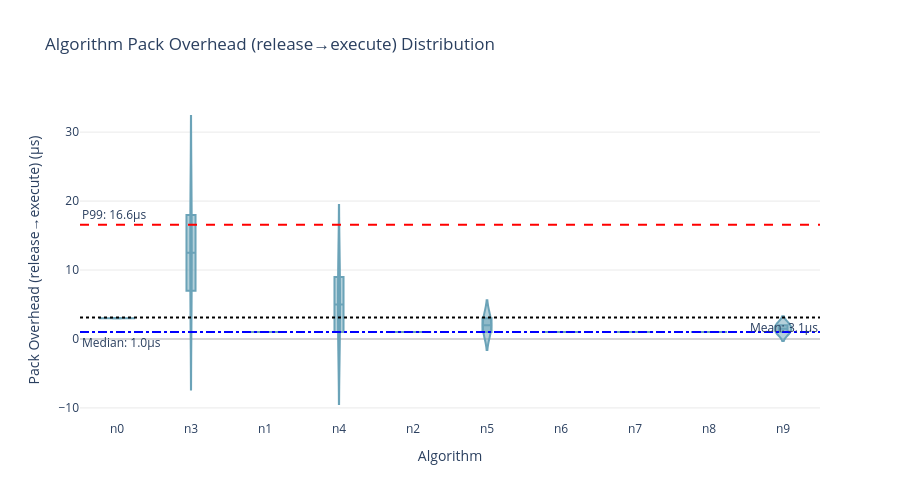

The code cell stored with this chart in its notebook:
### Code cell
# Cell 2: Pack Overhead Distribution by Algorithm
def draw_algo_pack_violin(df, p99_cut=False):
    """
    Draw algorithm-level Pack Overhead distribution
    Pack: release → execute
    """
    metric = 'pack'
    metric_name = 'Pack Overhead (release→execute)'

    df_plot = df.copy()

    negative_mask = df_plot[metric] < 0
    if negative_mask.any():
        num_negative = negative_mask.sum()
        negative_samples = df_plot[negative_mask][metric].tolist()
        print(f"ERROR: Found {num_negative} negative value(s) in {metric}:")
        print(f"Negative values: {negative_samples[:10]}{'...' if num_negative > 10 else ''}")
        raise ValueError(f"Negative values detected in {metric}. Please check data quality.")

    if p99_cut:
        p99_threshold = df_plot[metric].quantile(0.99)
        df_plot = df_plot[df_plot[metric] <= p99_threshold]
        suffix = " (P99 Truncated)"
    else:
        suffix = ""

    fig = px.violin(
        df_plot,
        x='algo',
        y=metric,
        box=True,
        points="outliers",
        title=f"Algorithm {metric_name} Distribution{suffix}",
        color_discrete_sequence=[PLA['pack']],  # 直接取单个颜色，注意是列表
        labels={'algo': 'Algorithm', metric: f'{metric_name} (µs)'}
    )

    mean_val = df_plot[metric].mean()
    median_val = df_plot[metric].median()
    p99_val = df_plot[metric].quantile(0.99)

    fig.add_hline(y=mean_val, line_dash="dot", line_color="black",
                  annotation_text=f"Mean: {mean_val:.1f}µs", annotation_position="bottom right")
    fig.add_hline(y=p99_val, line_dash="dash", line_color="red",
                  annotation_text=f"P99: {p99_val:.1f}µs", annotation_position="top left")
    fig.add_hline(y=median_val, line_dash="dashdot", line_color="blue",
                  annotation_text=f"Median: {median_val:.1f}µs", annotation_position="bottom left")

    fig.update_layout(plot_bgcolor='white', height=500, width=900)
    fig.update_yaxes(gridcolor='lightgray', gridwidth=0.5, zeroline=True, zerolinecolor='lightgray', range=[0, None])
    fig.show()

    print(f"\nPack Overhead - Mean: {mean_val:.1f}µs, P99: {p99_val:.1f}µs, Samples: {len(df_plot)}")

draw_algo_pack_violin(analysis_df, p99_cut=False)

### Figure 1 — Plotly figure (JSON) as saved in the notebook; plotly's stock layout.template omitted (floating-point values rounded to 4 significant figures)
{"data": [{"alignmentgroup": "True", "box": {"visible": true}, "hovertemplate": "Algorithm=%{x}<br>Pack Overhead (release→execute) (µs)=%{y}<extra></extra>", "legendgroup": "", "marker": {"color": "#6BA3B8"}, "name": "", "offsetgroup": "", "orientation": "v", "points": "outliers", "scalegroup": "True", "showlegend": false, "x": ["n0", "n3", "n1", "n4", "n2", "n5", "n6", "n7", "n8", "n9", "n3", "n4", "n5", "n6", "n7", "n8", "n9"], "x0": " ", "xaxis": "x", "y": [3, 7, 1, 1, 1, 3, 1, 1, 1, 2, 18, 9, 1, 1, 1, 1, 1], "y0": " ", "yaxis": "y", "type": "violin"}], "layout": {"xaxis": {"anchor": "y", "domain": [0.0, 1.0], "title": {"text": "Algorithm"}}, "yaxis": {"anchor": "x", "domain": [0.0, 1.0], "title": {"text": "Pack Overhead (release→execute) (µs)"}, "gridcolor": "lightgray", "gridwidth": 0.5, "zeroline": true, "zerolinecolor": "lightgray", "range": [0, null]}, "legend": {"tracegroupgap": 0}, "title": {"text": "Algorithm Pack Overhead (release→execute) Distribution"}, "violinmode": "group", "shapes": [{"line": {"color": "black", "dash": "dot"}, "type": "line", "x0": 0, "x1": 1, "xref": "x domain", "y0": 3.118, "y1": 3.118, "yref": "y"}, {"line": {"color": "red", "dash": "dash"}, "type": "line", "x0": 0, "x1": 1, "xref": "x domain", "y0": 16.56, "y1": 16.56, "yref": "y"}, {"line": {"color": "blue", "dash": "dashdot"}, "type": "line", "x0": 0, "x1": 1, "xref": "x domain", "y0": 1.0, "y1": 1.0, "yref": "y"}], "annotations": [{"showarrow": false, "text": "Mean: 3.1µs", "x": 1, "xanchor": "right", "xref": "x domain", "y": 3.118, "yanchor": "top", "yref": "y"}, {"showarrow": false, "text": "P99: 16.6µs", "x": 0, "xanchor": "left", "xref": "x domain", "y": 16.56, "yanchor": "bottom", "yref": "y"}, {"showarrow": false, "text": "Median: 1.0µs", "x": 0, "xanchor": "left", "xref": "x domain", "y": 1.0, "yanchor": "top", "yref": "y"}], "plot_bgcolor": "white", "height": 500, "width": 900}}
